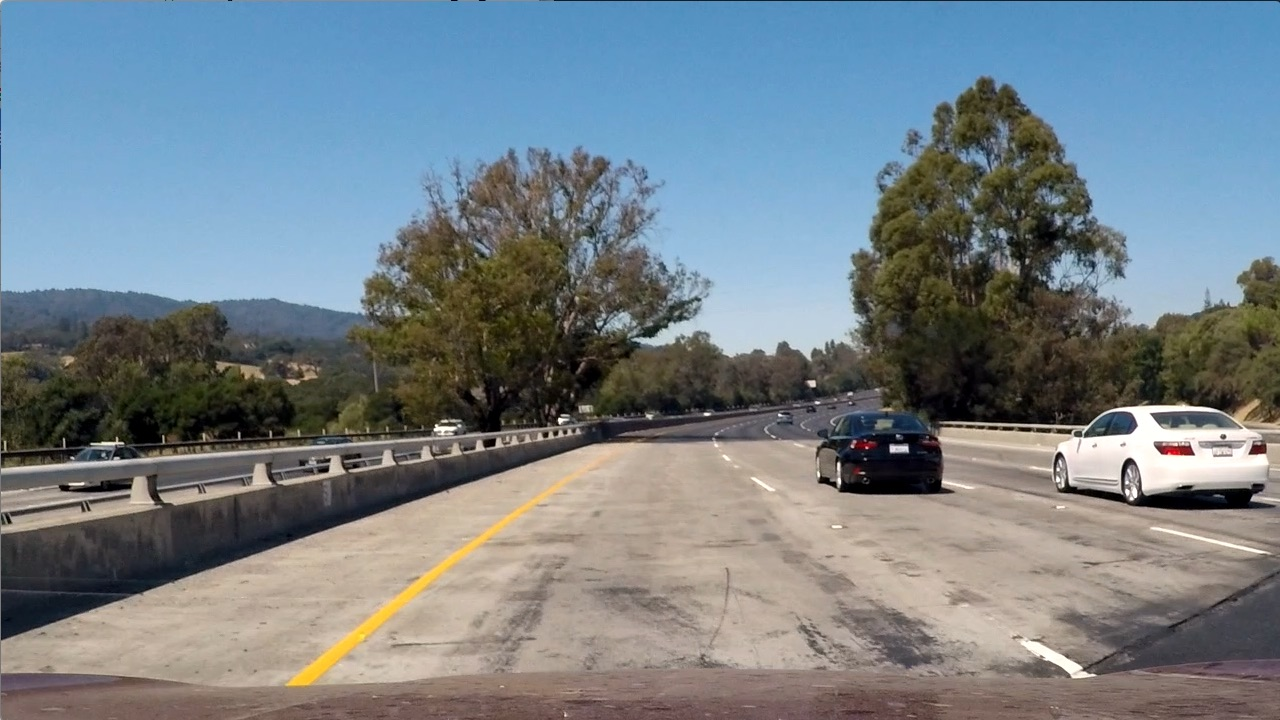
#> input picture SelfDrivingCarND/Term1/CarND-Vehicle-Detection-P5/test_images/test1.jpg, 1280 x 720 px; its folder holds 4 pictures in this run; the run also reads 1 picture not shown here
$ jupyter execute --allow-errors 'P5-Vehicle detection.ipynb'   (shell and % lines are left out)   (older library calls are emulated)
#> lines starting #> are read from the running program, lines starting #| are printed output that depends on the picture
# Import Necessary Modules

[cell 1]
import os , time
import numpy as np
import cv2
import glob
import pickle
import matplotlib.pyplot as plt
import matplotlib.image as mpimg
from random import randint
from IPython import display

from sklearn.svm import LinearSVC
from sklearn.preprocessing import StandardScaler
from skimage.feature import hog
from sklearn.cross_validation import train_test_split

print("Imports done")

# Read data

[cell 2]
# read image file names from project directory
def readImages_fn(dir, pattern):
    images = []
    for dirpath, dirnames, filenames in os.walk(dir):
        for dirname in dirnames:
            images.append(glob.glob(dir + '/' + dirname + '/' + pattern))
    return images

vehicles_fn = readImages_fn('./training_images/vehicles/vehicles', '*.png')
non_vehicles_fn = readImages_fn('./training_images/non-vehicles/non-vehicles', '*.png')

# Visualize data

[cell 3]
# Getting no. of elements in the dataset and visualize a random image in each class
cars = []
notcars = []
[cars.extend(vehicles_fn[i]) for i in range(len(vehicles_fn))]
[notcars.extend(non_vehicles_fn[i]) for i in range(len(non_vehicles_fn))]

print ("No. of     cars" ,len(cars))
print ("No. of not cars" ,len(notcars))


#> (the rest of this cell did not finish here and is left out)

# Features extraction functions

[cell 4]
# [52 lines left out: functions get_hog_features, bin_spatial, color_hist, not called in this run]

# HOG visualization

[cell 5]
# visualize HOG (Histogram of Oriented Gradients)
#in YCrCb color space using certain HOG parameters
orient_param=8
pix_per_cell_param=8
cells_per_block_param=2
# [19 lines left out: function visualizeHOG, not called in this run]

#> (the rest of this cell did not finish here and is left out)

# Features extraction Main function

[cell 6]
def extract_features(imgs, color_space='RGB', spatial_size=(32, 32),
                        hist_bins=32, orient=9,
                        pix_per_cell=8, cell_per_block=2, hog_channel=0,
                        spatial_feat=True, hist_feat=True, hog_feat=True):
    # Create a list to append feature vectors to
    features = []
    # Iterate through the list of images
    for file in imgs:
        file_features = []
        # Read in each one by one
        image = mpimg.imread(file)
        # apply color conversion if other than 'RGB'
        if color_space != 'RGB':
            if color_space == 'HSV':
                feature_image = cv2.cvtColor(image, cv2.COLOR_RGB2HSV)
            elif color_space == 'LUV':
                feature_image = cv2.cvtColor(image, cv2.COLOR_RGB2LUV)
            elif color_space == 'HLS':
                feature_image = cv2.cvtColor(image, cv2.COLOR_RGB2HLS)
            elif color_space == 'YUV':
                feature_image = cv2.cvtColor(image, cv2.COLOR_RGB2YUV)
            elif color_space == 'YCrCb':
                feature_image = cv2.cvtColor(image, cv2.COLOR_RGB2YCrCb)
        else: feature_image = np.copy(image)

        if spatial_feat == True:
            spatial_features = bin_spatial(feature_image, size=spatial_size)
            file_features.append(spatial_features)
        if hist_feat == True:
            # Apply color_hist()
            hist_features = color_hist(feature_image, nbins=hist_bins)
            file_features.append(hist_features)
        if hog_feat == True:
        # Call get_hog_features() with vis=False, feature_vec=True
            if hog_channel == 'ALL':
                hog_features = []
                for channel in range(feature_image.shape[2]):
                    hog_features.append(get_hog_features(feature_image[:,:,channel],
                                        orient, pix_per_cell, cell_per_block,
                                        vis=False, feature_vec=True))
                hog_features = np.ravel(hog_features)
            else:
                hog_features = get_hog_features(feature_image[:,:,hog_channel], orient,
                            pix_per_cell, cell_per_block, vis=False, feature_vec=True)
            # Append the new feature vector to the features list
            file_features.append(hog_features)
        features.append(np.concatenate(file_features))
    # Return list of feature vectors
    return features

# Features extraction paramaters

[cell 7]
color_space_param='YCrCb' # Can be RGB, HSV, LUV, HLS, YUV, YCrCb
spatial_size_param=(32, 32) # Spatial binning dimensions
hist_bins_param=32 # 16    # Number of histogram bins
orient_param=9
pix_per_cell_param=8  #HOG
cell_per_block_param=2  # HOG
hog_channel_param= 'ALL' # # Can be 0, 1, 2, or "ALL"
spatial_feat_param=True
hist_feat_param=True
hog_feat_param=True
y_start_stop = [300, 700]# Min and max in y to search in slide_window()

# Training

[cell 8]
print ("cars", len(cars))

# [4 lines of commented-out code are left out]


car_features = extract_features(cars, color_space=color_space_param,
                        spatial_size=spatial_size_param, hist_bins=hist_bins_param,
                        orient=orient_param, pix_per_cell=pix_per_cell_param,
                        cell_per_block=cell_per_block_param,
                        hog_channel=hog_channel_param, spatial_feat=spatial_feat_param,
                        hist_feat=hist_feat_param, hog_feat=hog_feat_param)
notcar_features = extract_features(notcars, color_space=color_space_param,
                        spatial_size=spatial_size_param, hist_bins=hist_bins_param,
                        orient=orient_param, pix_per_cell=pix_per_cell_param,
                        cell_per_block=cell_per_block_param,
                        hog_channel=hog_channel_param, spatial_feat=spatial_feat_param,
                        hist_feat=hist_feat_param, hog_feat=hog_feat_param)

# Create an array stack of feature vectors
X = np.vstack((car_features, notcar_features)).astype(np.float64)

# Define the labels vector
y = np.hstack((np.ones(len(car_features)), np.zeros(len(notcar_features))))
#print ("all data" ,y)
# Split up data into randomized training and test sets
rand_state = np.random.randint(0, 100)
#> (the rest of this cell did not finish here and is left out)

[cell 9]
# Check the score of the SVC
n_predict=1000
#> (the rest of this cell did not finish here and is left out)

# Parameter tuning

[cell 10]
# cars 500
# Using: 9 orientations 8 pixels per cell and 2 cells per block
# Feature vector length: 4932
# 0.28 Seconds to train SVC...
# Test Accuracy of SVC =  0.985
####################################################################################################################
# cars 1000
# Using: 9 orientations 8 pixels per cell and 2 cells per block
# Feature vector length: 4932
# 0.37 Seconds to train SVC...
# Test Accuracy of SVC =  0.9825
####################################################################################################################
# cars 8792
# Using: 9 orientations 8 pixels per cell and 2 cells per block
# Feature vector length: 4932
# 12.79 Seconds to train SVC...
# Test Accuracy of SVC =  0.9738
#######################################################################
# cars 8792
# Using: 8 orientations 8 pixels per cell and 2 cells per block
# color_space_param='YCrCb'
# spatial_size_param=(16, 16)
# hist_bins_param=32 ,hog_channel_param='ALL'
# spatial=False,hist=True,hog=True
# Feature vector length: 4800
# 9.63 Seconds to train SVC...
# Test Accuracy of SVC =  0.9783
## NO detection
#########################################################################

# cars 8792
# Using: 8 orientations 8 pixels per cell and 2 cells per block
# And color_space_param: RGB
# spatial_size_param: (16, 16)
# hist_bins_param: 32
# hog_channel_param: ALL spatial: False hist: True hog: True
# Feature vector length: 4800
# 13.89 Seconds to train SVC...
# Test Accuracy of SVC =  0.9597
# 1st : 2 cars  1 true positive , 1 true negative, 1 false positive
# 2nd : 2 cars  0 true positive , 2 true negative, 0 false positive
# 3rd : 0 cars  0 true positive , 0 true negative, 1 false positive
# 4th : 2 cars  1 true positive , 1 true negative, 0 false positive
# 5th : 2 cars  0 true positive , 2 true negative, 0 false positive
# 6th : 1 cars  0 true positive , 1 true negative, 1 false positive

#########################################################################
#Sure
# cars 8792
# Using: 8 orientations 8 pixels per cell and 2 cells per block
# color_space_param: RGB , spatial_size_param: (16, 16)
# hist_bins_param: 32
# hog_channel_param: ALL
# spatial: False , hist: True
# hog: True
# Feature vector length: 4800
# 14.58 Seconds to train SVC...
# Test Accuracy of SVC =  0.964

# 1st : 2 cars  1 true positive , 1 true negative, 0 false positive
# 2nd : 2 cars  0 true positive , 2 true negative, 0 false positive
# 3rd : 0 cars  0 true positive , 0 true negative, 1 false positive
# 4th : 2 cars  0 true positive , 2 true negative, 1 false positive
# 5th : 2 cars  1 true positive , 1 true negative, 1 false positive
# 6th : 1 cars  0 true positive , 1 true negative, 0 false positive
#########################################################################
# cars 8792
# Using: 8 orientations 8 pixels per cell and 2 cells per block
# color_space_param: RGB , spatial_size_param: (16, 16)
# hist_bins_param: 32
# hog_channel_param: ALL
# spatial: False , hist: False
# hog: True
# Feature vector length: 4704
# 15.0 Seconds to train SVC...
# Test Accuracy of SVC =  0.9623
# 1st : 2 cars  0 true positive , 1 true negative, 1 false positive
# 2nd : 2 cars  1 true positive , 1 true negative, 0 false positive
# 3rd : 0 cars  0 true positive , 0 true negative, 1 false positive
# 4th : 2 cars  2 true positive , 0 true negative, 0 false positive
# 5th : 2 cars  0 true positive , 0 true negative, 3 false positive
# 6th : 1 cars  0 true positive , 1 true negative, 0 false positive

#########################################################################
#here

# cars 8792
# Using: 8 orientations 8 pixels per cell and 2 cells per block
# color_space_param: RGB , spatial_size_param: (16, 16)
# hist_bins_param: 32
# hog_channel_param: ALL
# spatial: False , hist: True
# hog: False
# Feature vector length: 96
# 0.02 Seconds to train SVC...
# Test Accuracy of SVC =  0.5051
## NO detection
#########################################################################
# cars 8792
# Using: 8 orientations 8 pixels per cell and 2 cells per block
# color_space_param: RGB , spatial_size_param: (16, 16)
# hist_bins_param: 32
# hog_channel_param: ALL
# spatial: True , hist: False
# hog: False
# Feature vector length: 768
# 11.33 Seconds to train SVC...
# Test Accuracy of SVC =  0.9279
# 1st : 2 cars  1 true positive , 1 true negative, 6 false positive
# 2nd : 2 cars  1 true positive , 1 true negative, 3 false positive
# 3rd : 0 cars  0 true positive , 0 true negative, 3 false positive
# 4th : 2 cars  2 true positive , 0 true negative, 2 false positive
# 5th : 2 cars  1 true positive , 1 true negative, 3 false positive
# 6th : 1 cars  0 true positive , 1 true negative, 4 false positive
########################################################################

# cars 8792
# Using: 8 orientations 8 pixels per cell and 2 cells per block
# color_space_param: YCrCb , spatial_size_param: (16, 16)
# hist_bins_param: 32
# hog_channel_param: ALL
# spatial: True , hist: False
# hog: True
# Feature vector length: 5472
# 10.29 Seconds to train SVC...
# Test Accuracy of SVC =  0.9885
# detected all image windows very bad YCrCb
########################################################################

# cars 8792
# Using: 8 orientations 8 pixels per cell and 2 cells per block
# color_space_param: HSV , spatial_size_param: (16, 16)
# hist_bins_param: 32
# hog_channel_param: ALL
# spatial: True , hist: False
# hog: True
# Feature vector length: 5472
# 11.9 Seconds to train SVC...
# Test Accuracy of SVC =  0.989

# 1st : 2 cars  2 true positive , 0 true negative, 20 false positive
# 2nd : 2 cars  1 true positive , 1 true negative, 10 false positive
# 3rd : 0 cars  0 true positive , 0 true negative, 20 false positive
# 4th : 2 cars  1 true positive , 1 true negative, 3 false positive
# 5th : 2 cars  1 true positive , 1 true negative, 15 false positive
# 6th : 1 cars  1 true positive , 0 true negative, 8 false positive
########################################################################

# cars 8792  # hog_channel_param: ALL
# Using: 8 orientations 8 pixels per cell and 2 cells per block
# color_space_param: RGB , spatial_size_param: (16, 16)
# hist_bins_param: 32
# hog_channel_param: ALL
# spatial: True , hist: False
# hog: True
# Feature vector length: 5472
# 14.21 Seconds to train SVC...
# Test Accuracy of SVC =  0.9772
# 1st : 2 cars  2 true positive , 0 true negative, 8 false positive"some are duplicates"
# 2nd : 2 cars  1 true positive , 1 true negative, 2 false positive
# 3rd : 0 cars  0 true positive , 0 true negative, 8 false positive
# 4th : 2 cars  2 true positive , 0 true negative, 2 false positive
# 5th : 2 cars  2 true positive , 0 true negative, 7 false positive
# 6th : 1 cars  0 true positive , 1 true negative, 8 false positive


########################################################################
# cars 8792 # hog_channel_param:
# Using: 8 orientations 8 pixels per cell and 2 cells per block
# color_space_param: RGB , spatial_size_param: (16, 16)
# hist_bins_param: 32
# hog_channel_param: 0
# spatial: True , hist: False
# hog: True
# Feature vector length: 2336
# 6.05 Seconds to train SVC...
# Test Accuracy of SVC =  0.9645
# 1st : 2 cars  1 true positive , 1 true negative, 5 false positive
# 2nd : 2 cars  1 true positive , 1 true negative, 5 false positive
# 3rd : 0 cars  0 true positive , 0 true negative, 4 false positive
# 4th : 2 cars  2 true positive , 0 true negative, 3 false positive
# 5th : 2 cars  2 true positive , 0 true negative, 5 false positive
# 6th : 1 cars  0 true positive , 1 true negative, 7 false positive

########################################################################
# cars 8792 # hog_channel_param: 1
# Using: 8 orientations 8 pixels per cell and 2 cells per block
# color_space_param: RGB , spatial_size_param: (16, 16)
# hist_bins_param: 32
# hog_channel_param: 1
# spatial: True , hist: False
# hog: True
# Feature vector length: 2336
# 5.08 Seconds to train SVC...
# Test Accuracy of SVC =  0.9744

# 1st : 2 cars  1 true positive , 1 true negative, 10 false positive
# 2nd : 2 cars  1 true positive , 1 true negative, 5 false positive
# 3rd : 0 cars  0 true positive , 0 true negative, 7 false positive
# 4th : 2 cars  2 true positive , 0 true negative, 4 false positive
# 5th : 2 cars  2 true positive , 0 true negative, 4 false positive
# 6th : 1 cars  0 true positive , 1 true negative, 15 false positive

########################################################################
# cars 8792 # hog_channel_param: 2
# Using: 8 orientations 8 pixels per cell and 2 cells per block
# color_space_param: RGB , spatial_size_param: (16, 16)
# hist_bins_param: 32
# hog_channel_param: 2
# spatial: True , hist: False
# hog: True
# Feature vector length: 2336
# 5.47 Seconds to train SVC...
# Test Accuracy of SVC =  0.9696
# My SVC predicts:  [ 0.  0.  0.  1.  0.  1.  1.  1.  0.  0.]
# For these 10 labels:  [ 0.  0.  0.  1.  0.  1.  1.  1.  0.  0.]

# 1st : 2 cars  1 true positive , 1 true negative, 10 false positive
# 2nd : 2 cars  1 true positive , 1 true negative, 5 false positive
# 3rd : 0 cars  0 true positive , 0 true negative, 5 false positive
# 4th : 2 cars  2 true positive , 0 true negative, 3 false positive
# 5th : 2 cars  2 true positive , 0 true negative, 6 false positive
# 6th : 1 cars  0 true positive , 1 true negative, 10 false positive

########################################################################
# cars 8792 # color_space_param: HSV
# Using: 8 orientations 8 pixels per cell and 2 cells per block
# color_space_param: HSV , spatial_size_param: (16, 16)
# hist_bins_param: 32
# hog_channel_param: ALL
# spatial: True , hist: False
# hog: True
# Feature vector length: 5472
# 11.6 Seconds to train SVC...
# Not so good

########################################################################
# cars 8792 # 16 orientations
# Using: 16 orientations 8 pixels per cell and 2 cells per block
# color_space_param: RGB , spatial_size_param: (16, 16)
# hist_bins_param: 32
# hog_channel_param: ALL
# spatial: True , hist: False
# hog: True
# Feature vector length: 10176
# 31.73 Seconds to train SVC...
# Test Accuracy of SVC =  0.98
# Test accuracy is  97.8 %
# Not so good

########################################################################
# cars 8792 # 6 orientations
# Using: 6 orientations 8 pixels per cell and 2 cells per block
# color_space_param: RGB , spatial_size_param: (16, 16)
# hist_bins_param: 32
# hog_channel_param: ALL
# spatial: True , hist: False
# hog: True
# Feature vector length: 4296
# 11.49 Seconds to train SVC...
# worse


# Using: 9 orientations 8 pixels per cell and 2 cells per block
# color_space_param: YCrCb , spatial_size_param: (32, 32)
# hist_bins_param: 32
# hog_channel_param: ALL
# spatial: True , hist: True
# hog: True
# Feature vector length: 8460
# 4.2 Seconds to train SVC...

# Help functions for testing

[cell 11]
import numpy as np
import cv2
from skimage.feature import hog

# [44 lines left out: functions convert_color, get_hog_features, bin_spatial, color_hist, not called in this run]

# Main functions for testing

[cell 12]
ystart = 400
ystop = 656
scale = 1.5

test_images_fn = glob.glob('./test_images/*.jpg')
print (len(test_images_fn))

test_images = []
[test_images.append(mpimg.imread(image_fn)) for image_fn in test_images_fn]
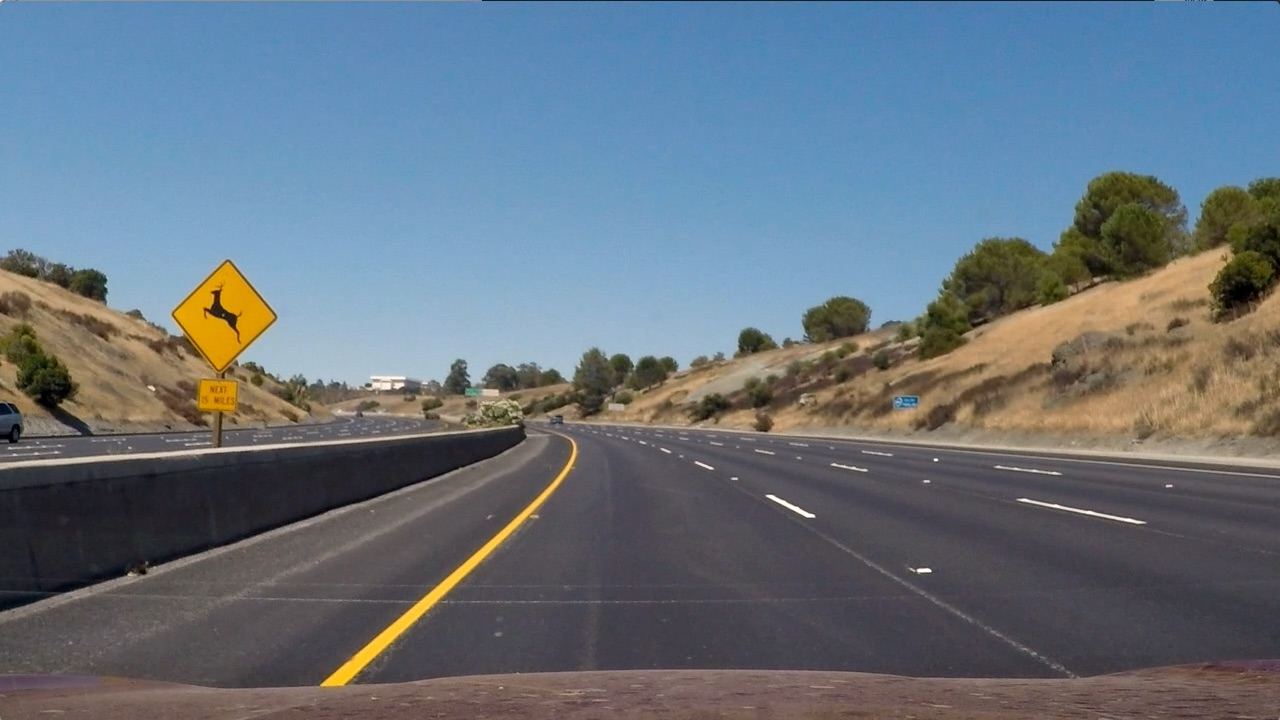
#> input picture SelfDrivingCarND/Term1/CarND-Vehicle-Detection-P5/test_images/test2.jpg, 1280 x 720 px
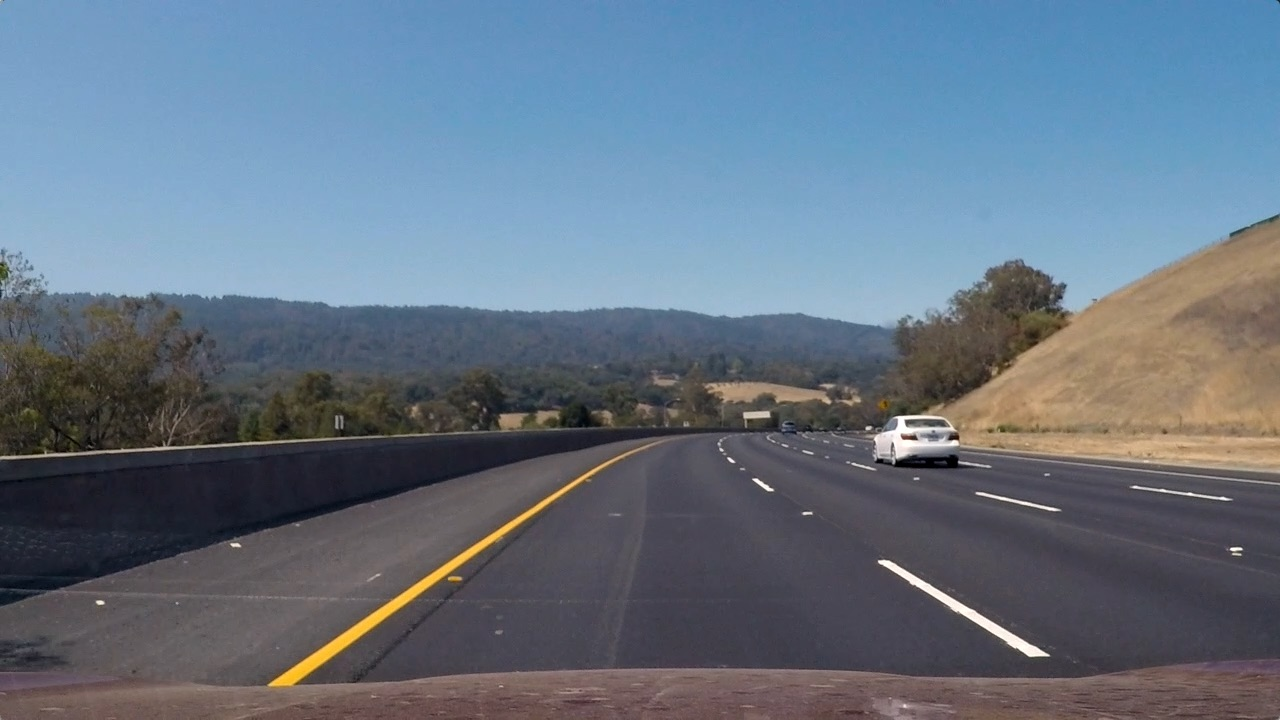
#> input picture SelfDrivingCarND/Term1/CarND-Vehicle-Detection-P5/test_images/test3.jpg, 1280 x 720 px
#> (the rest of the program and of its run is left out)
